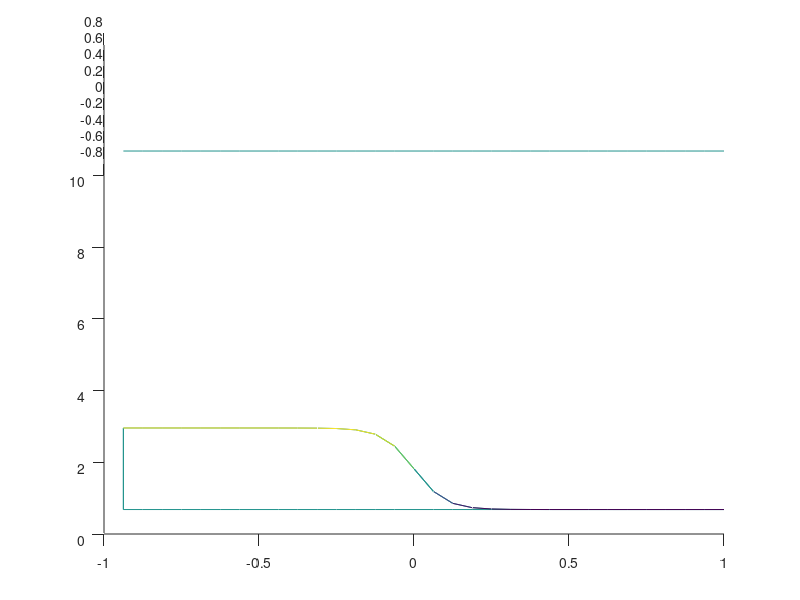

Write MATLAB code to recreate this figure.
% EHS IF-RK4 KdV
% Method given by El, Hoefer, Shearer
% Solves the Riemann problem u_t + c_0 u^p u_x = nu u_xx + mu u_xxx

nplots = 50;

c_0 = 1;
p = 1;
nu = 1;
mu = 1;
L = 1;
N = 32;
dx = 2*L/N;
x = (dx-L):dx:L;
u_m = 1/2;
u_p = -1/2;
k = [0:N/2, -N/2+1:-1]*(pi/L);

t = 0;
dt = 1e-2;
t_max = 10;

u = tanh(-10*x)/2;
v = -5*(sech(10*x)).^2;
V_hat = fft(v);

tdata = zeros(nplots+1,1);
uu = u;zeros(N,t_max/dt);

for k3=1:nplots

  for index=1:round(t_max/dt/nplots)
  
    a = dt .* (-1i*c_0.*k .* exp(1i*mu.*(k.^3).*t) .* fft((u.^p).*v)-nu.*(k.^2).*V_hat);
    b = dt .* (-1i*c_0.*k .* exp(1i*mu.*(k.^3).*(t+dt/2)) .* fft((u.^p).*v)-nu.*(k.^2).*(V_hat+a./2));
    c = dt .* (-1i*c_0.*k .* exp(1i*mu.*(k.^3).*(t+dt/2)) .* fft((u.^p).*v)-nu.*(k.^2).*(V_hat+b./2));
    d = dt .* (-1i*c_0.*k .* exp(1i*mu.*(k.^3).*(t+dt)) .* fft((u.^p).*v)-nu.*(k.^2).*(V_hat+c));
  
    V_hat = V_hat + (1/6).*(a + 2.*b + 2.*c + d);
    v_hat = exp(-1i*mu.*(k.^3).*t).*V_hat;
    v = ifft(exp(-1i*mu*(k.^3)*t).*V_hat);
  
    for j = 2:N
      u(j) = sum(v_hat./(1i*k).*exp(1i*k*x(j)));
    end
  
    u = u - trapz(x,x.*v)/(2*L) + (x+L)*(u_p-u_m)/(2*L)+u_m;
        
    t = t + dt;
  
  end
  
  tdata(k3+1,1) = t;
  uu(k3+1,:) = u;
  
end

figure
waterfall(x,tdata,real(uu)), view(0,70),
xlim([-L,L]);
ylim([0,t_max]);
grid off
